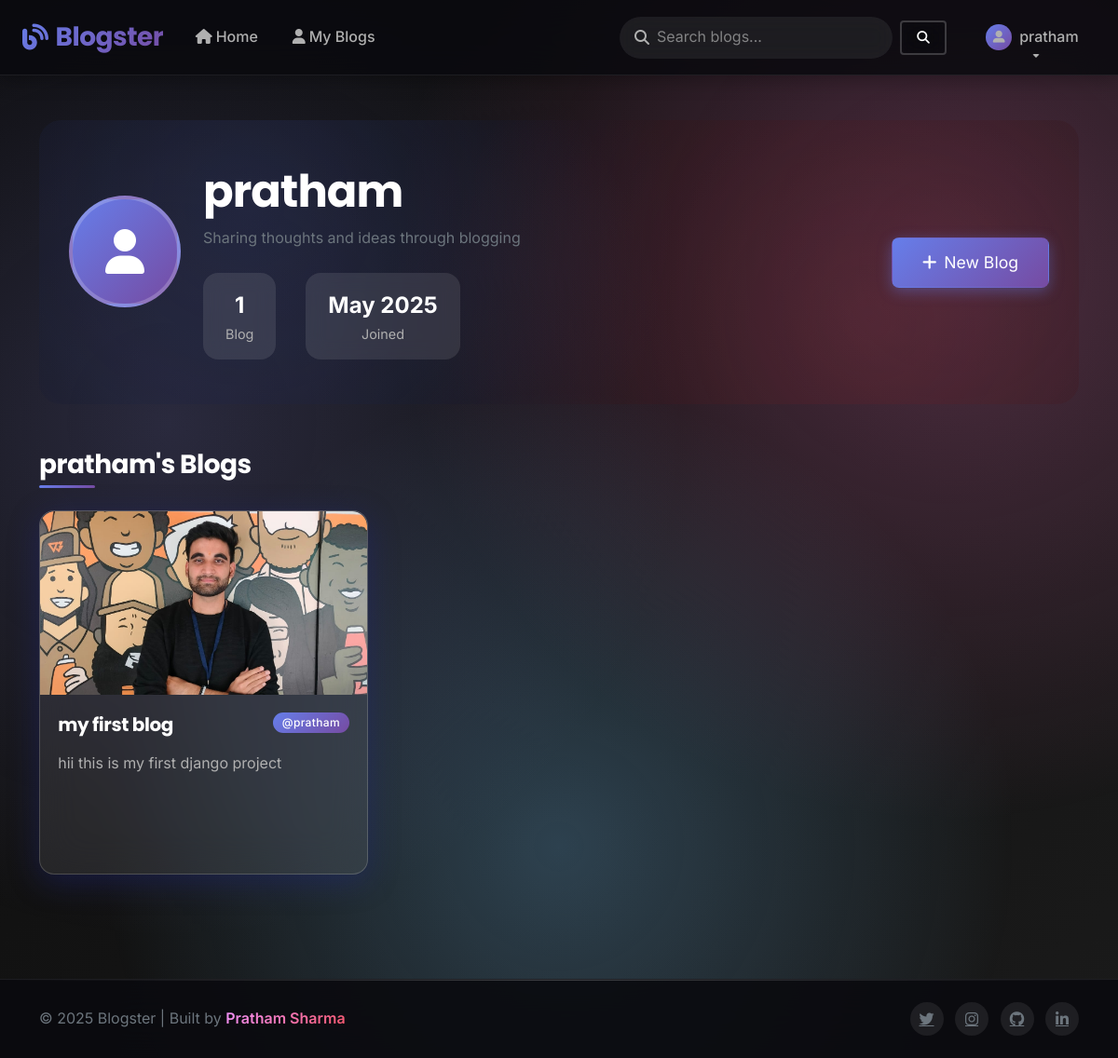
/tweet/1/profile/ (signed in), run on the app's committed database.
### tweet/models.py (models this page shows, shortened)
class Tweet(models.Model):
    user= models.ForeignKey(User,on_delete=models.CASCADE)
    title=models.TextField(max_length=240,default='my first blog')
    text=models.TextField(max_length=240)
    photo=models.ImageField(upload_to='photos/',blank=True,null=True)
    created_at=models.DateTimeField(auto_now_add=True)
    updated_at=models.DateTimeField( auto_now=True)
    likes = models.ManyToManyField(User, related_name='liked_tweets', blank=True)

### tweet/views.py (the view)
# urls.py: path('<int:user_id>/profile/', views.user_profile, name='user_profile'),
def user_profile(request, user_id):
    user = get_object_or_404(User, id=user_id)
    tweets = Tweet.objects.filter(user=user).order_by('-created_at')
    return render(request, 'user_profile.html', {
        'profile_user': user,
        'mytweets': tweets
    })

### tweet/templates/user_profile.html (shortened to what this page needs)
{% extends "layout.html" %}
{% block content %}
<div class="container">
  <div class="profile-header">
    <div class="row align-items-center">
      <div class="col-md-8">
        <div class="d-flex align-items-center flex-column flex-md-row">
          <div class="profile-avatar me-md-4">
            {% if mytweets and mytweets.0.user.profile_picture %}
              <img src="{{ mytweets.0.user.profile_picture.url }}" alt="{{ mytweets.0.user.username }}'s avatar" />
            {% else %}
              <i class="fas fa-user"></i>
            {% endif %}
          </div>
          <div class="text-center text-md-start">
            <h1 class="display-5 fw-bold mb-2">
              {% if mytweets %}{{ mytweets.0.user.username }}{% else %}User{% endif %}
            </h1>
            <p class="text-secondary mb-0">
              {% if mytweets and mytweets.0.user.bio %}
                {{ mytweets.0.user.bio }}
              {% else %}
                Sharing thoughts and ideas through blogging
              {% endif %}
            </p>
            <div class="profile-stats">
              <div class="stat-item">
                <div class="stat-number">{{ mytweets|length }}</div>
                <div class="stat-label">Blog{{ mytweets|length|pluralize }}</div>
              </div>
              <div class="stat-item">
                <div class="stat-number">
                  {% if mytweets and mytweets.0.user.date_joined %}
                    {{ mytweets.0.user.date_joined|date:"M Y" }}
                  {% else %}
                    Recently
                  {% endif %}
                </div>
                <div class="stat-label">Joined</div>
              </div>
            </div>
          </div>
        </div>
      </div>
      {% if mytweets and mytweets.0.user == request.user %}
      <div class="col-md-4 text-center text-md-end mt-4 mt-md-0">
        <a
          href="{% url 'tweet_create' %}"
          class="btn btn-primary-custom btn-lg"
        >
          <i class="fas fa-plus me-2"></i>New Blog
        </a>
      </div>
      {% endif %}
    </div>
  </div>
  {% if mytweets %}
    <h2 class="section-title">
      {% if mytweets %}{{ mytweets.0.user.username }}'s Blogs{% else %}Blogs{% endif %}
    </h2>
    <div class="tweet-grid">
      {% for tweet in mytweets %}
      <div class="glass-card tweet-card animate-on-scroll">
        <a href="{% url 'tweet' tweet.id %}" class="text-decoration-none">
          <div class="tweet-image-container">
            {% if tweet.photo %}
              <img
                src="{{ tweet.photo.url }}"
                class="tweet-image"
                alt="{{ tweet.title }}"
              />
            {% else %}
              <div class="tweet-image d-flex align-items-center justify-content-center" style="background: var(--primary-gradient);">
                <i class="fas fa-blog fa-3x text-white"></i>
              </div>
            {% endif %}
          </div>
        </a>
        <div class="tweet-content">
          <div class="d-flex justify-content-between align-items-start mb-3">
            <h3 class="tweet-title text-white mb-0">{{ tweet.title }}</h3>
            <span class="badge bg-primary-custom rounded-pill">
              @{{ tweet.user.username }}
            </span>
          </div>
          <p class="tweet-text">{{ tweet.text|truncatechars:120 }}</p>
        </div>
      </div>
      {% endfor %}
    </div>
  {% endif %}
</div>
{% endblock %}

### templates/layout.html (shortened to what this page needs)
<!DOCTYPE html>
<html lang="en">
  <head>
    <link
      href="https://cdn.jsdelivr.net/npm/bootstrap@5.3.6/dist/css/bootstrap.min.css"
      rel="stylesheet"
    />
    <link
      rel="stylesheet"
      href="https://cdnjs.cloudflare.com/ajax/libs/font-awesome/6.4.0/css/all.min.css"
    />
  </head>
  <body class="d-flex flex-column min-vh-100">
    <nav class="navbar navbar-expand-lg navbar-dark sticky-top">
      <div class="container-fluid px-4">
        <a
          class="navbar-brand d-flex align-items-center"
          href="{% url 'home' %}"
        >
          <i class="fas fa-blog me-2"></i>Blogster
        </a>
        <div class="collapse navbar-collapse" id="navbarNav">
          <ul class="navbar-nav me-auto mb-2 mb-lg-0">
            <li class="nav-item">
              <a class="nav-link" href="{% url 'tweet_list' %}">
                <i class="fas fa-home me-1"></i>Home
              </a>
            </li>
            <li class="nav-item">
              <a class="nav-link" href="{% url 'my_tweets' %}">
                <i class="fas fa-user me-1"></i>My Blogs
              </a>
            </li>
          </ul>
          <form
            class="d-flex align-items-center me-4"
            method="get"
            action="{% url 'tweet_search' %}"
          >
            <div class="search-container position-relative">
              <i class="fas fa-search search-icon"></i>
              <input
                class="search-input border-0"
                type="search"
                name="q"
                placeholder="Search blogs..."
              />
            </div>
            <button class="btn btn-outline-custom btn-sm ms-2" type="submit">
              <i class="fas fa-search"></i>
            </button>
          </form>
          <ul class="navbar-nav">
            {% if user.is_authenticated %}
            <li class="nav-item dropdown">
              <a
                class="nav-link dropdown-toggle d-flex align-items-center"
                href="#"
                role="button"
                data-bs-toggle="dropdown"
              >
                <div class="d-flex align-items-center">
                  <div
                    class="me-2"
                    style="
                      width: 28px;
                      height: 28px;
                      background: var(--primary-gradient);
                      border-radius: 50%;
                      display: flex;
                      align-items: center;
                      justify-content: center;
                    "
                  >
                    <i class="fas fa-user-alt" style="font-size: 0.8rem"></i>
                  </div>
                  <span>{{ user.username }}</span>
                </div>
              </a>
            </li>
            {% endif %}
          </ul>
        </div>
      </div>
    </nav>
    <main class="flex-grow-1">
      <main class="container-fluid px-4 py-5 page-transition">
        {% block content %}{% endblock %}
      </main>
    </main>
    <footer class="footer text-center py-4">
      <div class="container">
        <div class="row align-items-center">
          <div class="col-md-6 text-md-start">
            <p class="mb-0 text-secondary">
              &copy; 2025 Blogster | Built by
              <span class="secondary-gradient-text fw-semibold"
                >Pratham Sharma</span
              >
            </p>
          </div>
          <div class="col-md-6 text-md-end mt-3 mt-md-0">
            <div class="social-links">
              <a href="https://x.com/Pratham16092004" class="text-secondary me-2"
                ><i class="fab fa-twitter"></i
              ></a>
              <a href="https://www.instagram.com/_pratham_169/" class="text-secondary me-2"
                ><i class="fab fa-instagram"></i
              ></a>
              <a href="https://github.com/PrathamSharma169" class="text-secondary me-2"
                ><i class="fab fa-github"></i
              ></a>
              <a href="https://www.linkedin.com/in/pratham-sharma-9a5307251/" class="text-secondary"
                ><i class="fab fa-linkedin-in"></i
              ></a>
            </div>
          </div>
        </div>
      </div>
    </footer>
  </body>
</html>

### tweet/templates/user_profile.html (style rules this page uses)
.profile-header { background: rgba(0, 0, 0, 0.2); border-radius: var(--border-radius-lg); padding: 3rem 2rem; margin-bottom: 3rem; position: relative; overflow: hidden; }
.profile-header::before { content: ""; position: absolute; top: 0; left: 0; width: 100%; height: 100%; background: radial-gradient( circle at 20% 30%, rgba(102, 126, 234, 0.2) 0%, transparent 50% ), radial-gradient( circle at 80% 70%, rgba(245, 87, 108, 0.2) 0%, transparent 50% ); z-index: -1; }
.profile-avatar { width: 120px; height: 120px; border-radius: 50%; background: var(--primary-gradient); display: flex; align-items: center; justify-content: center; font-size: 3rem; color: white; margin-bottom: 1.5rem; border: 4px solid rgba(255, 255, 255, 0.2); overflow: hidden; }
.profile-stats { display: flex; gap: 2rem; margin-top: 1.5rem; }
.stat-item { text-align: center; padding: 1rem 1.5rem; background: rgba(255, 255, 255, 0.1); border-radius: var(--border-radius-md); backdrop-filter: blur(10px); }
.stat-number { font-size: 1.5rem; font-weight: 700; color: var(--primary-color); }
.stat-label { font-size: 0.9rem; color: var(--text-secondary); }
.tweet-grid { display: grid; grid-template-columns: repeat(auto-fill, minmax(320px, 1fr)); gap: 1.8rem; }
.tweet-card { height: 100%; display: flex; flex-direction: column; position: relative; }
.tweet-card::after { content: ""; position: absolute; top: 0; left: 0; width: 100%; height: 100%; background: linear-gradient( to bottom, transparent 70%, rgba(0, 0, 0, 0.7) 100% ); border-radius: var(--border-radius-md); opacity: 0; transition: opacity 0.3s ease; pointer-events: none; z-index: 1; }
.tweet-image-container { position: relative; overflow: hidden; border-radius: var(--border-radius-md) var(--border-radius-md) 0 0; }
.tweet-image { aspect-ratio: 16/9; object-fit: cover; width: 100%; transition: transform 0.5s ease; }
.tweet-content { flex: 1; display: flex; flex-direction: column; padding: 1.2rem; }
.tweet-title { font-weight: 700; font-size: 1.25rem; line-height: 1.3; margin-bottom: 0.5rem; display: -webkit-box; -webkit-line-clamp: 2; -webkit-box-orient: vertical; overflow: hidden; }
.tweet-text { color: var(--text-secondary); display: -webkit-box; -webkit-line-clamp: 3; -webkit-box-orient: vertical; overflow: hidden; flex-grow: 1; }
.section-title { font-size: 1.75rem; font-weight: 700; margin-bottom: 2rem; color: white; position: relative; }
.section-title::after { content: ""; position: absolute; bottom: -8px; left: 0; width: 60px; height: 3px; background: var(--primary-gradient); border-radius: 2px; }

### data on the page
Tweet: user.username "pratham", user.date_joined "May 2025", photo (placeholder picture), title "my first blog", text "hii this is my first django project"

### other printed values
{{ user.username }} "pratham"
{{ mytweets|length }} "1"
